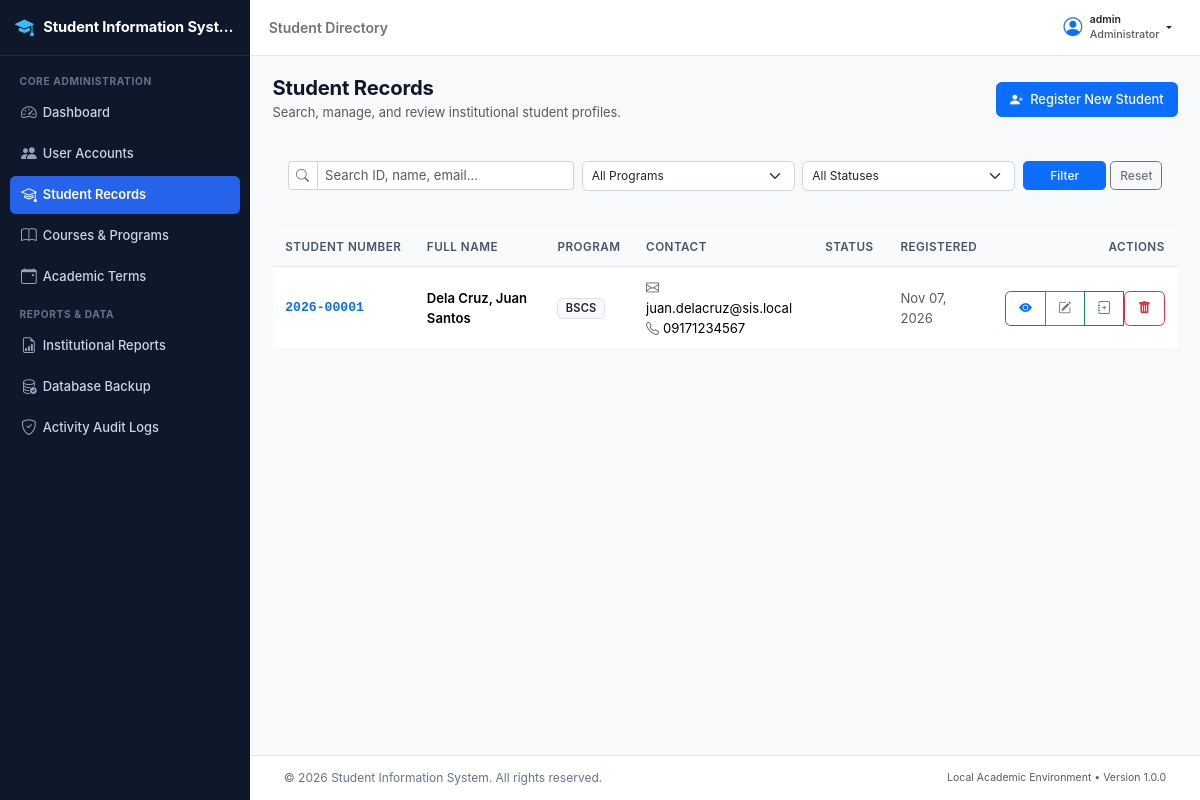
The app's page /admin/students/index.php (signed in) with its own data.
### tables this page shows
CREATE TABLE `students` (
  `student_id` int(11) NOT NULL AUTO_INCREMENT,
  `student_number` varchar(20) NOT NULL,
  `user_id` int(11) DEFAULT NULL,
  `first_name` varchar(50) NOT NULL,
  `middle_name` varchar(50) DEFAULT NULL,
  `last_name` varchar(50) NOT NULL,
  `date_of_birth` date NOT NULL,
  `gender` enum('Male','Female','Other') NOT NULL,
  `civil_status` enum('Single','Married','Widowed','Separated') NOT NULL DEFAULT 'Single',
  `email` varchar(100) NOT NULL,
  `contact_number` varchar(25) NOT NULL,
  `home_address` text NOT NULL,
  `emergency_contact_name` varchar(100) NOT NULL,
  `emergency_contact_number` varchar(25) NOT NULL,
  `program_id` int(11) NOT NULL,
  `current_status` enum('Active','Inactive','Graduated','Withdrawn') NOT NULL DEFAULT 'Active',
  `created_at` datetime NOT NULL DEFAULT current_timestamp(),
  `updated_at` datetime NOT NULL DEFAULT current_timestamp() ON UPDATE current_timestamp(),
  PRIMARY KEY (`student_id`),
  UNIQUE KEY `student_number` (`student_number`),
  UNIQUE KEY `email` (`email`),
  UNIQUE KEY `user_id` (`user_id`),
  KEY `idx_students_program` (`program_id`),
  KEY `idx_students_status` (`current_status`),
  KEY `idx_students_names` (`last_name`,`first_name`),
  CONSTRAINT `fk_students_program` FOREIGN KEY (`program_id`) REFERENCES `programs` (`program_id`) ON UPDATE CASCADE,
  CONSTRAINT `fk_students_user` FOREIGN KEY (`user_id`) REFERENCES `users` (`user_id`) ON DELETE SET NULL ON UPDATE CASCADE
);

CREATE TABLE `programs` (
  `program_id` int(11) NOT NULL AUTO_INCREMENT,
  `program_code` varchar(20) NOT NULL,
  `program_name` varchar(150) NOT NULL,
  `department` varchar(100) NOT NULL,
  `status` enum('Active','Inactive') NOT NULL DEFAULT 'Active',
  `created_at` datetime NOT NULL DEFAULT current_timestamp(),
  `updated_at` datetime NOT NULL DEFAULT current_timestamp() ON UPDATE current_timestamp(),
  PRIMARY KEY (`program_id`),
  UNIQUE KEY `program_code` (`program_code`),
  KEY `idx_programs_status` (`status`)
);

### admin/students/index.php (called while the page is built, shortened)
<?php
require_once __DIR__ . '/../../registrar/students/index.php';

### includes/functions.php (called while the page is built, shortened)
<?php
function escape($data) {
    return htmlspecialchars((string)$data, ENT_QUOTES, 'UTF-8');
}
function sanitize($data) {
    return trim((string)$data);
}
function format_date($date, $format = 'M d, Y') {
    $timestamp = strtotime($date);
    return $timestamp ? date($format, $timestamp) : 'N/A';
}

### registrar/students/index.php (the view, shortened to what this page needs)
<?php
require_once __DIR__ . '/../../includes/functions.php';
$conn = db_connect();
$search = sanitize($_GET['q'] ?? '');
$page = max(1, (int)($_GET['page'] ?? 1));
$limit = 15;
$offset = ($page - 1) * $limit;
$where = ["1=1"];
$types = "";
$params = [];
$where_sql = implode(" AND ", $where);
$sql = "SELECT s.student_id, s.student_number, s.first_name, s.middle_name, s.last_name, s.email,
               s.contact_number, s.current_status, s.created_at, p.program_code, p.program_name
        FROM students s
        LEFT JOIN programs p ON s.program_id = p.program_id
        WHERE " . $where_sql . "
        ORDER BY s.last_name ASC, s.first_name ASC
        LIMIT ? OFFSET ?";
$select_stmt = mysqli_prepare($conn, $sql);
$data_types = $types . "ii";
$data_params = array_merge($params, [$limit, $offset]);
mysqli_stmt_bind_param($select_stmt, $data_types, ...$data_params);
mysqli_stmt_execute($select_stmt);
$students_result = mysqli_stmt_get_result($select_stmt);
require_once __DIR__ . '/../../includes/header.php';
?>
<div class="app-wrapper">
    <?php require_once __DIR__ . '/../../includes/sidebar.php'; ?>
    <div class="app-main">
        <?php require_once __DIR__ . '/../../includes/navbar.php'; ?>
        <main class="content-body">
            <div class="container-fluid px-0">
                <div class="d-flex flex-column flex-md-row justify-content-between align-items-md-center mb-4 gap-2">
                    <div>
                        <h1 class="h3 mb-1 fw-bold">Student Records</h1>
                        <p class="text-muted small mb-0">Search, manage, and review institutional student profiles.</p>
                    </div>
                    <div>
                        <a href="register.php" class="btn btn-primary">
                            <i class="bi bi-person-plus-fill me-1"></i> Register New Student
                        </a>
                    </div>
                </div>
                <div class="sis-card p-3 mb-4">
                    <form method="GET" action="index.php" class="row g-2 align-items-center">
                        <div class="col-md-4">
                            <div class="input-group input-group-sm">
                                <span class="input-group-text bg-white"><i class="bi bi-search"></i></span>
                                <input type="text" class="form-control" name="q" placeholder="Search ID, name, email..." value="<?php echo escape($search); ?>">
                            </div>
                        </div>
                        <div class="col-md-3">
                            <select name="program_id" class="form-select form-select-sm">
                                <option value="0">All Programs</option>
                            </select>
                        </div>
                        <div class="col-md-3">
                            <select name="status" class="form-select form-select-sm">
                                <option value="">All Statuses</option>
                            </select>
                        </div>
                        <div class="col-md-2 d-flex gap-1">
                            <button type="submit" class="btn btn-sm btn-primary flex-grow-1">Filter</button>
                            <a href="index.php" class="btn btn-sm btn-outline-secondary">Reset</a>
                        </div>
                    </form>
                </div>
                <div class="sis-card">
                    <div class="table-responsive">
                        <table class="table sis-table align-middle">
                            <thead>
                                <tr>
                                    <th>Student Number</th>
                                    <th>Full Name</th>
                                    <th>Program</th>
                                    <th>Contact</th>
                                    <th>Status</th>
                                    <th>Registered</th>
                                    <th class="text-end">Actions</th>
                                </tr>
                            </thead>
                            <tbody>
                                <?php if (mysqli_num_rows($students_result) > 0): ?>
                                    <?php while ($s = mysqli_fetch_assoc($students_result)): ?>
                                        <tr>
                                            <td class="fw-bold text-primary font-monospace"><?php echo escape($s['student_number']); ?></td>
                                            <td class="fw-semibold">
                                                <?php echo escape($s['last_name'] . ', ' . $s['first_name'] . ($s['middle_name'] ? ' ' . $s['middle_name'] : '')); ?>
                                            </td>
                                            <td>
                                                <span class="badge bg-light text-dark border"><?php echo escape($s['program_code'] ?? 'None'); ?></span>
                                            </td>
                                            <td class="small">
                                                <div><i class="bi bi-envelope me-1 text-muted"></i><?php echo escape($s['email']); ?></div>
                                                <div><i class="bi bi-telephone me-1 text-muted"></i><?php echo escape($s['contact_number']); ?></div>
                                            </td>
                                            <td>
                                                <?php
                                                $badge_class = 'badge-active';
                                                ?>
                                                <span class="badge badge-status <?php echo $badge_class; ?>">
                                                </span>
                                            </td>
                                            <td class="text-muted small"><?php echo format_date($s['created_at']); ?></td>
                                            <td class="text-end">
                                                <div class="btn-group btn-group-sm">
                                                    <a href="view.php?id=<?php echo $s['student_id']; ?>" class="btn btn-outline-primary" title="View Profile">
                                                        <i class="bi bi-eye-fill"></i>
                                                    </a>
                                                    <a href="edit.php?id=<?php echo $s['student_id']; ?>" class="btn btn-outline-secondary" title="Edit Profile">
                                                        <i class="bi bi-pencil-square"></i>
                                                    </a>
                                                    <a href="<?php echo APP_URL; ?>/registrar/enrollment/enroll.php?student_id=<?php echo $s['student_id']; ?>" class="btn btn-outline-success" title="Enroll in Term">
                                                        <i class="bi bi-journal-plus"></i>
                                                    </a>
                                                    <form method="POST" action="<?php echo APP_URL; ?>/process/students/delete-student-process.php" class="d-inline" onsubmit="return confirm('Are you sure you want to permanently delete student \'<?php echo escape($s['student_number']); ?>\'? All historical enrollments and records will be removed.');">
                                                        <button type="submit" class="btn btn-outline-danger" title="Delete Student Record">
                                                            <i class="bi bi-trash-fill"></i>
                                                        </button>
                                                    </form>
                                                </div>
                                            </td>
                                        </tr>
                                    <?php endwhile; ?>
                                <?php endif; ?>
                            </tbody>
                        </table>
                    </div>
                </div>
            </div>
        </main>
        <?php require_once __DIR__ . '/../../includes/footer.php'; ?>

### assets/css/style.css (style rules this page uses)
:root { --sis-primary: #1e3a8a; --sis-primary-hover: #172554; --sis-secondary: #0f766e; --sis-accent: #2563eb; --sis-bg: #f8fafc; --sis-sidebar-width: 250px; --sis-header-height: 56px; --sis-text-main: #1e293b; --sis-text-muted: #64748b; --sis-border: #e2e8f0; }
html { font-size: 15px; -webkit-font-smoothing: antialiased; -moz-osx-font-smoothing: grayscale; }
body { font-family: -apple-system, BlinkMacSystemFont, "Segoe UI", Roboto, "Helvetica Neue", Arial, sans-serif; background-color: var(--sis-bg); color: var(--sis-text-main); font-size: 0.933rem; line-height: 1.55; min-height: 100vh; }
h1, .h1 { font-size: 1.45rem; font-weight: 700; color: #0f172a; }
h3, .h3 { font-size: 1.15rem; font-weight: 600; color: #0f172a; }
.app-wrapper { display: flex; min-height: 100vh; }
.app-main { flex: 1; margin-left: 250px; display: flex; flex-direction: column; min-height: 100vh; min-width: 0; }
.content-body { flex: 1; padding: 1.35rem 1.5rem; min-width: 0; }
.content-body h1, .content-body .h3 { font-size: 1.35rem; font-weight: 700; color: #0f172a; letter-spacing: -0.01em; }
.content-body p.text-muted { font-size: 0.86rem; line-height: 1.45; }
.table { font-size: 0.875rem; margin-bottom: 0; vertical-align: middle; }
.table thead th { background-color: #f8fafc; color: #475569; font-weight: 600; font-size: 0.78rem; text-transform: uppercase; letter-spacing: 0.04em; border-bottom: 1px solid var(--sis-border); padding: 0.65rem 0.85rem; white-space: nowrap; }
.table tbody td { padding: 0.7rem 0.85rem; border-bottom: 1px solid #f1f5f9; font-size: 0.875rem; }
.table-responsive { border-radius: 0.375rem; }
.form-control, .form-select { font-size: 0.875rem; padding: 0.45rem 0.75rem; border-radius: 0.375rem; border-color: #cbd5e1; }
.form-control-sm, .form-select-sm { font-size: 0.8rem; padding: 0.35rem 0.6rem; }
.input-group-text { font-size: 0.85rem; padding: 0.45rem 0.7rem; background-color: #f8fafc; border-color: #cbd5e1; color: #64748b; }
.btn { font-size: 0.86rem; font-weight: 500; padding: 0.45rem 0.85rem; border-radius: 0.375rem; }
.btn-sm { font-size: 0.8rem; padding: 0.3rem 0.6rem; border-radius: 0.3125rem; }
.badge { font-size: 0.74rem; font-weight: 600; padding: 0.38em 0.65em; letter-spacing: 0.02em; }

### records on screen
students: student_number "2026-00001", last_name+first_name+middle_name "Dela Cruz, Juan Santos", program.program_code "BSCS", email "juan.delacruz@sis.local", contact_number "09171234567", created_at "Nov 07, 2026"

### other values on screen
APP_NAME "Student Information Syst…"
$page_title "Student Directory"
$auth_user['username'] "admin"
$auth_user['role_name'] "Administrator"
APP_NAME "Student Information System"
APP_VERSION "1.0.0"
